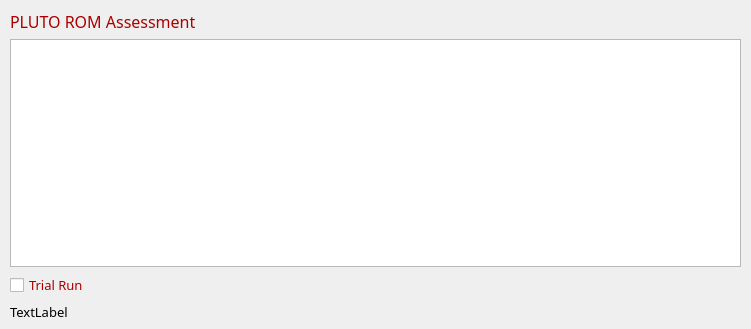
<?xml version="1.0" encoding="UTF-8"?>
<ui version="4.0">
 <class>APRomAssessWindow</class>
 <widget class="QMainWindow" name="APRomAssessWindow">
  <property name="geometry">
   <rect>
    <x>0</x>
    <y>0</y>
    <width>751</width>
    <height>329</height>
   </rect>
  </property>
  <property name="font">
   <font>
    <family>Candara Light</family>
   </font>
  </property>
  <property name="windowTitle">
   <string>PLUTO A/P/AP ROM Assessment</string>
  </property>
  <widget class="QWidget" name="centralwidget">
   <widget class="QWidget" name="verticalLayoutWidget">
    <property name="geometry">
     <rect>
      <x>10</x>
      <y>10</y>
      <width>731</width>
      <height>311</height>
     </rect>
    </property>
    <layout class="QVBoxLayout" name="verticalLayout">
     <item>
      <widget class="QLabel" name="lblTitle">
       <property name="font">
        <font>
         <family>Cascadia Mono Light</family>
         <pointsize>12</pointsize>
        </font>
       </property>
       <property name="styleSheet">
        <string notr="true">color: rgb(170, 0, 0);</string>
       </property>
       <property name="text">
        <string>PLUTO ROM Assessment</string>
       </property>
      </widget>
     </item>
     <item>
      <widget class="QGraphicsView" name="hocGraph"/>
     </item>
     <item>
      <widget class="QCheckBox" name="cbTrialRun">
       <property name="font">
        <font>
         <family>Cascadia Code Light</family>
         <pointsize>10</pointsize>
        </font>
       </property>
       <property name="styleSheet">
        <string notr="true">color: rgb(170, 0, 0);</string>
       </property>
       <property name="text">
        <string>Trial Run</string>
       </property>
      </widget>
     </item>
     <item>
      <widget class="QLabel" name="lblStatus">
       <property name="font">
        <font>
         <family>Cascadia Mono Light</family>
         <pointsize>10</pointsize>
        </font>
       </property>
       <property name="text">
        <string>TextLabel</string>
       </property>
      </widget>
     </item>
    </layout>
   </widget>
  </widget>
 </widget>
 <resources/>
 <connections/>
</ui>
